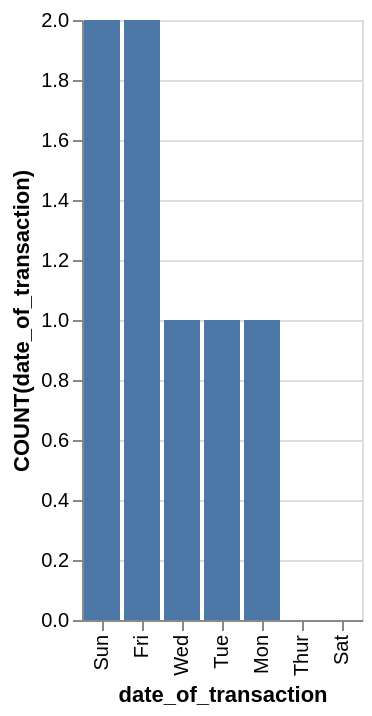

The specification (Vega-Lite) saved for this image:
### Vega-Lite specification from a JSON file in a GitHub repository (floating-point values rounded to 4 significant figures)
{"data": {"values": [{"x_data": "Sun", "y_data": 2}, {"x_data": "Fri", "y_data": 2}, {"x_data": "Wed", "y_data": 1}, {"x_data": "Tue", "y_data": 1}, {"x_data": "Mon", "y_data": 1}, {"x_data": "Thur", "y_data": 0}, {"x_data": "Sat", "y_data": 0}]}, "mark": "bar", "encoding": {"x": {"field": "x_data", "type": "nominal", "title": "date_of_transaction", "sort": {"op": "sum", "field": "y_data", "order": "descending"}}, "y": {"field": "y_data", "type": "quantitative", "title": "COUNT(date_of_transaction)"}}}
